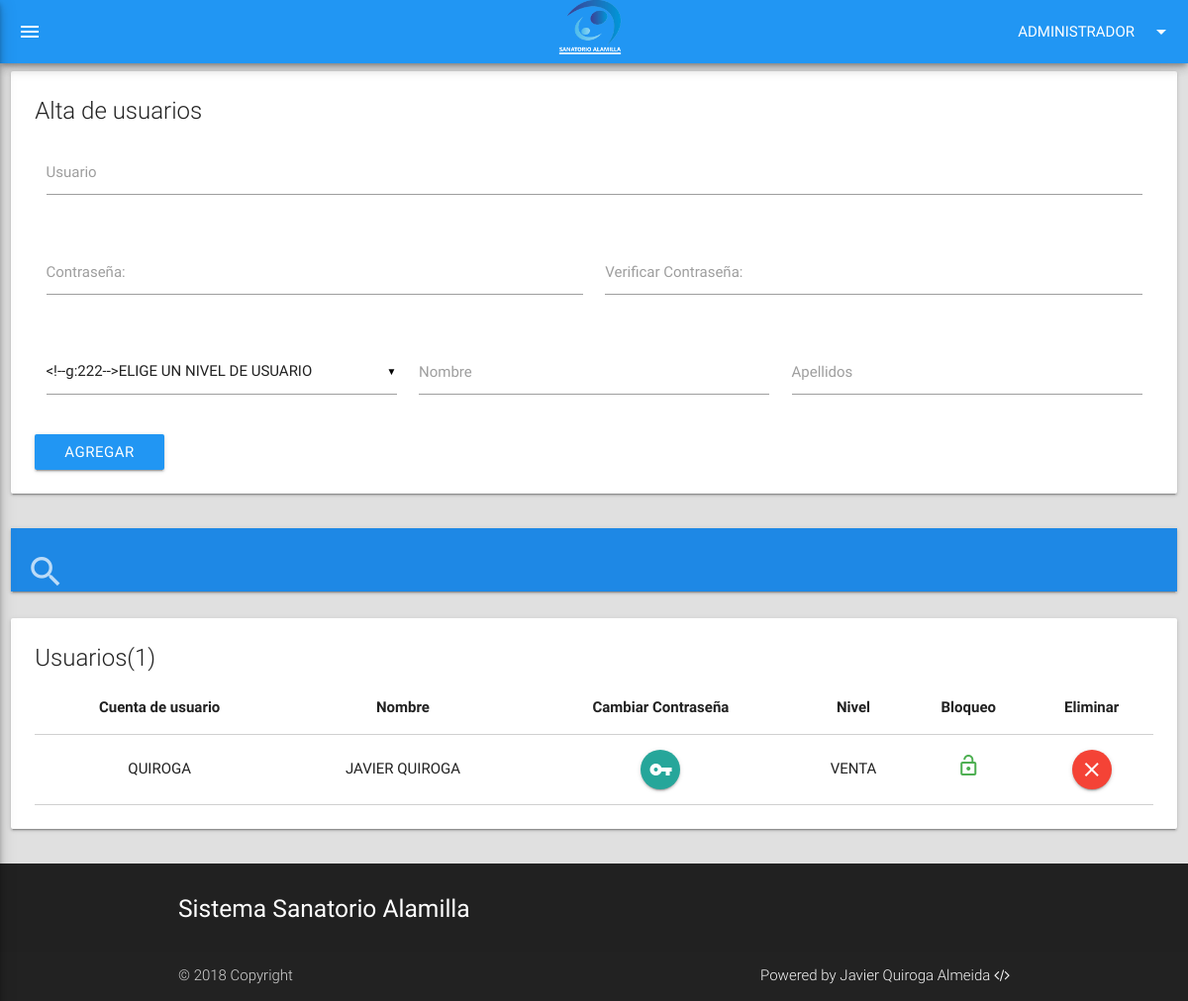
Page /usuarios/index.php (signed in) on the committed database.
### tables this page shows
CREATE TABLE `usuarios` (
  `id` int(11) NOT NULL,
  `nick` varchar(100) NOT NULL,
  `pass` varchar(255) NOT NULL,
  `nombre` varchar(100) NOT NULL,
  `apellidos` varchar(100) NOT NULL,
  `bloqueo` tinyint(2) NOT NULL,
  `foto` varchar(255) DEFAULT NULL,
  `id_nivel` int(11) NOT NULL
);

CREATE TABLE `cat_niveles` (
  `id` int(11) NOT NULL,
  `nombre` varchar(255) DEFAULT NULL
);

### usuarios/index.php (the view, shortened to what this page needs)
<?php
include_once'../extend/header.php';
?>
<?php if (isset($_SESSION['nick'])): ?>
    <div class="row">
        <div class="col s12 m12 l12 xl12">
            <div class="card">
                <div class="card-content">
                    <span class="card-title">Alta de usuarios</span>
                    <form class="form" action="ins_usuario.php" method="post" enctype="multipart/form-data">
                        <div class="row">
                            <div class="col s12 m12 l12 xl12">
                                <div class="input-field">
                                    <input type="text" name="nick" required autofocus title="Debe escribir el nombre"  id="nick" onkeyup="may(this.value, this.id)" onchange="may(this.value, this.id)">
                                    <label for="nick">Usuario</label>
                                </div>
                            </div>
                        </div>
                        <div class="row">
                            <div class="col s12 m12 l6 xl6">
                                <div class="input-field">
                                    <input type="password" title="Escriba contraseña" id="pass1" name="pass1" required>
                                    <label for="pass1">Contraseña:</label>
                                </div>
                            </div>
                            <div class="col s12 m12 l6 xl6">
                                <div class="input-field">
                                    <input type="password" title="Escriba la verificación de la contraseña" id="pass2" required>
                                    <label for="pass2">Verificar Contraseña:</label>
                                </div>
                            </div>
                        </div>
                        <div class="row">
                            <div class="input-field col s12 m12 l4">
                            </div>
                            <div class="col s12 m12 l4 ">
                                <div class="input-field">
                                    <input type="text" name="name" title="Coloca tu nombre" id="name" onkeyup="may(this.value, this.id)"  onchange="may(this.value, this.id)" required>
                                    <label for="name">Nombre</label>
                                </div>
                            </div>
                            <div class="col s12 m12 l4">
                                <div class="input-field">
                                    <input type="text" name="apellidos" title="Coloca tu nombre" id="apellidos" onkeyup="may(this.value, this.id)"  onchange="may(this.value, this.id)" required>
                                    <label for="apellidos">Apellidos</label>
                                </div>
                            </div>
                        </div>
                        <button type="submit" class="btn blue darken-5 waves-effect btn-medium" id="btn_guardar">Agregar</button>
                    </form>
                </div>
            </div>
        </div>
    </div>
    <div class="row">
        <div class="col s12 m12 l12 xl12">
            <nav class="blue darken-1">
                <div class="nav-wrapper">
                    <div class="input-field">
                        <input type="search" id="buscar" autocomplete="off">
                        <label for="buscar" class="label-icon"><i class="material-icons" style="font-size:40px;">search</i></label>
                        <i class="material-icons">close</i>
                    </div>
                </div>
            </nav>
        </div>
    </div>
    <?php
    $sel = $con->query("SELECT u.* , c.nombre as 'nivel' FROM usuarios u INNER JOIN cat_niveles c ON c.id = u.id_nivel  WHERE id_nivel != 1");
    $row = $sel->num_rows;
    ?>
    <div class="row">
        <div class="col s12 l12">
            <div class="card">
                <div class="card-content">
                    <span class="card-title">Usuarios(<?php echo $row ?>)</span>
                    <table class="responsive-table highlight centered bordered">
                        <thead>
                            <tr>
                                <th>Cuenta de usuario</th>
                                <th>Nombre</th>
                                <th>Cambiar Contraseña</th>
                                <th>Nivel</th>
                                <th>Bloqueo</th>
                                <th>Eliminar</th>
                            </tr>
                        </thead>
                        <tbody>
    <?php while ($fetch = $sel->fetch_assoc()) { ?>
                                <tr>
                                    <td><?=$fetch['nick']; ?></td>
                                    <td><?= $fetch['nombre'] . ' ' . $fetch['apellidos']; ?></td>
                                    <td><button Onclick="cargar_cambio_contrasena('<?php echo $fetch['id'] ?>', '<?php echo $fetch['nick']; ?>');" class="btn-floating modal-trigger" href="#cambiar_contrasena" ><i class="material-icons">vpn_key</i></button></td>
                                    <td><?=$fetch['nivel']; ?></td>
                                    <td><?php if ($fetch['bloqueo'] == 1): ?>
                                            <a href="bloqueo_manual.php?id=<?=$fetch['id']; ?>&bl=<?=$fetch['bloqueo']; ?>"><i class="material-icons green-text">lock_open</i></a>
                                        <?php else: ?>
                                            <a href="bloqueo_manual.php?id=<?=$fetch['id']; ?>&bl=<?=$fetch['bloqueo']; ?>"><i class="material-icons red-text">lock_outline</i></a>
                                    <?php endif; ?>
                                    </td>
                                    <td><a href="#" class="btn-floating waves-effect red" onclick="swal({title:'¿Realmente quiere eliminar al usuario <?=$fetch['nick']?>?', text: '¡Una vez eliminado no podra recuperarlo!', icon: 'warning', buttons: true, dangerMode: true}).then((willDelete) => {
                                          if (willDelete) {
                                              location.href = 'eliminar_usuario.php?id=<?=$fetch['id'] ?>';
                                          } else {
                                              swal('¡El usuario no ha sido eliminado!');
                                          }
                                      });"><i class="material-icons">clear</i></a></td>
                                </tr>
    <?php } ?>
                        </tbody>
                    </table>
                </div>
            </div>
        </div>
    </div>
    <?php include_once '../extend/footer.php'; ?>
    <?php include_once'../extend/scripts.php'; ?>
    </body>
    </html>
<?php else: header("Location:../"); ?>
<?php endif; ?>

### css/style.css (style rules this page uses)
body { display: flex; min-height: 100vh; flex-direction: column; }

### rows in the picture
usuarios: nick "QUIROGA", nombre "JAVIER", apellidos "QUIROGA", id_nivel.nombre "VENTA"

### other values in the picture
$_SESSION['nivel'] "ADMINISTRADOR"
$row "1"
